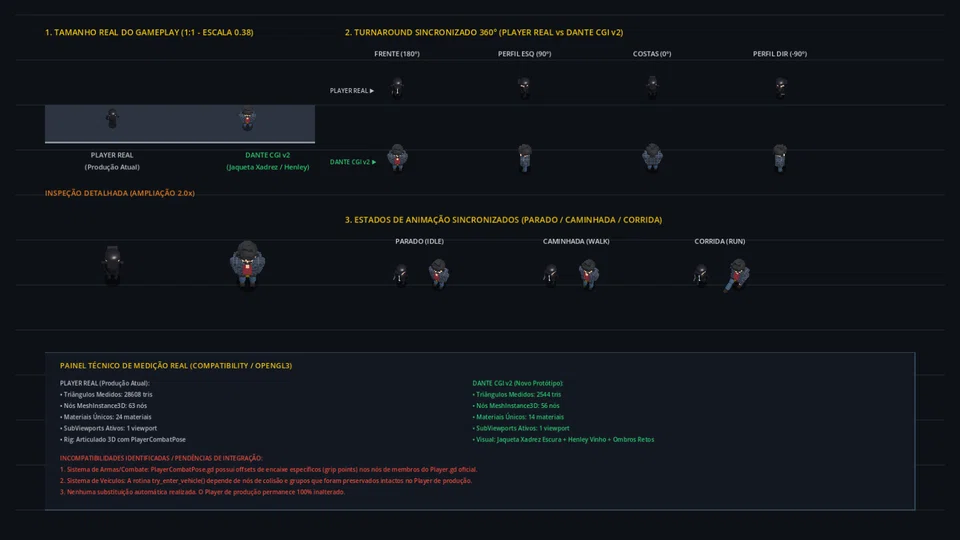
#> input picture tests/dante_animation_comparison.webp, 960 x 540 px
$ python -i meshy_repair_hand_weights.py   (imports and definitions only)
#> lines starting #> are read from the running program, lines starting #| are printed output that depends on the picture
#!/usr/bin/env python3
"""Repara mãos presas ao antebraço em um candidato separado; exige validação visual.

A mão do terno masculino tinha maioria dos dedos pesada em ForeArm, de modo que
girar Hand e fechar dedos pelo limiar Hand >= 0,6 deixava quase toda a mão imóvel.
O reparo usa transição junto ao punho e só curva os vértices recém-elegíveis.
"""
import argparse
import json
from pathlib import Path

import numpy as np
from meshy_shoulder_weights import global_matrices, smoothstep
from meshy_slim_glb import read_glb, read_accessor, append_accessor, collect_garbage, write_glb
from meshy_curl_hands import rotate

MARKER = 'hand_weights_repaired_v1'


def repair(source, destination, degrees=55.0):
    source, destination = Path(source), Path(destination)
    if source.resolve() == destination.resolve():
        raise ValueError('O reparo deve ir para outro arquivo, preservando o original.')
    if destination.exists():
        raise FileExistsError('O destino já existe; escolha outro para preservar evidência.')
    doc, blob = read_glb(source)
    report = {'source': str(source), 'destination': str(destination), 'already_repaired': False, 'sides': []}
    extras = doc.setdefault('asset', {}).setdefault('extras', {})
    if extras.get(MARKER):
        report['already_repaired'] = True
        destination.parent.mkdir(parents=True, exist_ok=True)
        write_glb(destination, doc, blob)
        return report
    if extras.get('hands_curled') != degrees:
        raise ValueError('Este reparo incremental exige a marca hands_curled igual ao ângulo pedido.')
    if len(doc['skins']) != 1 or len(doc['meshes']) != 1 or len(doc['meshes'][0]['primitives']) != 1:
        raise ValueError('O reparo exige um corpo, uma primitive e um skin para evitar alterações ambíguas.')
    matrices = global_matrices(doc)
    skin = doc['skins'][0]
    names = [doc['nodes'][node]['name'].replace('mixamorig_', '').replace('mixamorig:', '')
             for node in skin['joints']]
    attributes = doc['meshes'][0]['primitives'][0]['attributes']
    positions = np.array(read_accessor(doc, blob, attributes['POSITION']))
    normals = np.array(read_accessor(doc, blob, attributes['NORMAL']))
    original_positions, original_normals = positions.copy(), normals.copy()
    scale = 1.76 / np.ptp(positions[:, 1])
    sets = sorted(int(key.split('_')[1]) for key in attributes if key.startswith('JOINTS_'))
    joints = np.concatenate([np.array(read_accessor(doc, blob, attributes[f'JOINTS_{s}']), int)
                             for s in sets], axis=1)
    weights = np.concatenate([np.array(read_accessor(doc, blob, attributes[f'WEIGHTS_{s}']))
                              for s in sets], axis=1)
    original_joints, original_weights = joints.copy(), weights.copy()
    curled_indices = []
    changed_indices = []
    for side in ('Left', 'Right'):
        hand, forearm = [names.index(side + suffix) for suffix in ('Hand', 'ForeArm')]
        hand_origin = matrices[skin['joints'][hand]][:3, 3]
        fore_origin = matrices[skin['joints'][forearm]][:3, 3]
        direction = hand_origin - fore_origin
        direction /= np.linalg.norm(direction)
        offsets = (original_positions - hand_origin) * scale
        axial = offsets @ direction
        radial = np.linalg.norm(offsets - axial[:, None] * direction, axis=1)
        # Dedos devem seguir Hand; a queda radial evita capturar uma superfície vizinha.
        mask = (smoothstep(-0.005, 0.025, axial)
                * (1 - smoothstep(0.080, 0.110, radial))
                * (1 - smoothstep(0.170, 0.200, axial)))
        old_hand = np.sum(np.where(original_joints == hand, original_weights, 0), axis=1)
        old_fore = np.sum(np.where(original_joints == forearm, original_weights, 0), axis=1)
        changed, skipped, transferred = [], 0, 0.0
        for vertex in np.flatnonzero(mask * old_fore > 1e-7):
            slots = np.flatnonzero(joints[vertex] == hand)
            if len(slots):
                target_slot = int(slots[0])
            else:
                available = np.flatnonzero(weights[vertex] < 1e-9)
                if not len(available):
                    skipped += 1
                    continue
                target_slot = int(available[0])
                joints[vertex, target_slot] = hand
            amount = 0.0
            for slot in np.flatnonzero(joints[vertex] == forearm):
                delta = weights[vertex, slot] * mask[vertex]
                weights[vertex, slot] -= delta
                amount += delta
            weights[vertex, target_slot] += amount
            if amount > 0:
                changed.append(int(vertex))
                transferred += float(amount)
        new_hand = np.sum(np.where(joints == hand, weights, 0), axis=1)
        eligible = new_hand >= 0.6
        newly_eligible = eligible & (old_hand < 0.6)
        # A geometria dos elegíveis antigos já foi curvada no import; não dobrá-la novamente.
        length = float(np.max((original_positions[eligible] - hand_origin) @ direction))
        knuckle = 0.42 * length
        hinge = hand_origin + direction * knuckle
        axis = np.cross(direction, np.array([0.0, 0.0, 1.0]))
        axis /= np.linalg.norm(axis)
        curled = []
        for vertex in np.flatnonzero(newly_eligible):
            distance = float((original_positions[vertex] - hand_origin) @ direction)
            fraction = min(max((distance - knuckle) / max(length - knuckle, 1e-6), 0), 1)
            if fraction <= 0:
                continue
            angle = np.radians(degrees) * fraction
            positions[vertex] = hinge + np.array(rotate(original_positions[vertex] - hinge, axis, angle))
            normals[vertex] = rotate(original_normals[vertex], axis, angle)
            curled.append(int(vertex))
        changed_indices.extend(changed)
        curled_indices.extend(curled)
        distal = (axial > 0.025) & (axial < 0.160) & (radial < 0.090)
        report['sides'].append({
            'side': side, 'weights_changed_indices': changed, 'curled_indices': curled,
            'old_eligible_vertices': int((old_hand >= 0.6).sum()),
            'new_eligible_vertices': int(eligible.sum()), 'newly_eligible_vertices': int(newly_eligible.sum()),
            'curled_vertices': len(curled), 'skipped_full_influences': skipped,
            'transferred_weight_total': transferred, 'hand_length_mm': length * scale * 1000,
            'distal_vertices': int(distal.sum()),
            'distal_old_hand_mean': float(old_hand[distal].mean()),
            'distal_new_hand_mean': float(new_hand[distal].mean()),
            'max_geometry_displacement_mm': float(np.linalg.norm(positions[curled] - original_positions[curled], axis=1).max() * scale * 1000) if curled else 0.0,
        })
    assert np.max(np.abs(weights.sum(axis=1) - original_weights.sum(axis=1))) < 1e-6
    assert weights.min() >= -1e-9
    assert np.all((joints == original_joints) | (original_weights < 1e-9))
    untouched = np.ones(len(positions), dtype=bool)
    untouched[curled_indices] = False
    assert np.array_equal(positions[untouched], original_positions[untouched])
    assert np.array_equal(normals[untouched], original_normals[untouched])
    extras[MARKER] = {'degrees': degrees, 'newly_eligible_only': True,
                      'changed_vertices': len(set(changed_indices)), 'curled_vertices': len(set(curled_indices))}
    new_blob = bytearray(blob)
    for offset, set_index in enumerate(sets):
        attributes[f'JOINTS_{set_index}'] = append_accessor(doc, new_blob, [tuple(row) for row in joints[:, offset*4:offset*4+4]], 5123, 'VEC4')
        attributes[f'WEIGHTS_{set_index}'] = append_accessor(doc, new_blob, [tuple(row) for row in weights[:, offset*4:offset*4+4]], 5126, 'VEC4')
    attributes['POSITION'] = append_accessor(doc, new_blob, [tuple(row) for row in positions], 5126, 'VEC3')
    attributes['NORMAL'] = append_accessor(doc, new_blob, [tuple(row) for row in normals], 5126, 'VEC3')
    doc['accessors'][attributes['POSITION']]['min'] = positions.min(axis=0).tolist()
    doc['accessors'][attributes['POSITION']]['max'] = positions.max(axis=0).tolist()
    destination.parent.mkdir(parents=True, exist_ok=True)
    write_glb(destination, doc, collect_garbage(doc, bytes(new_blob)))
    return report


# [15 lines not run here, left out]

>>> import cv2
>>> picture = cv2.imread('../tests/dante_animation_comparison.webp', cv2.IMREAD_GRAYSCALE)
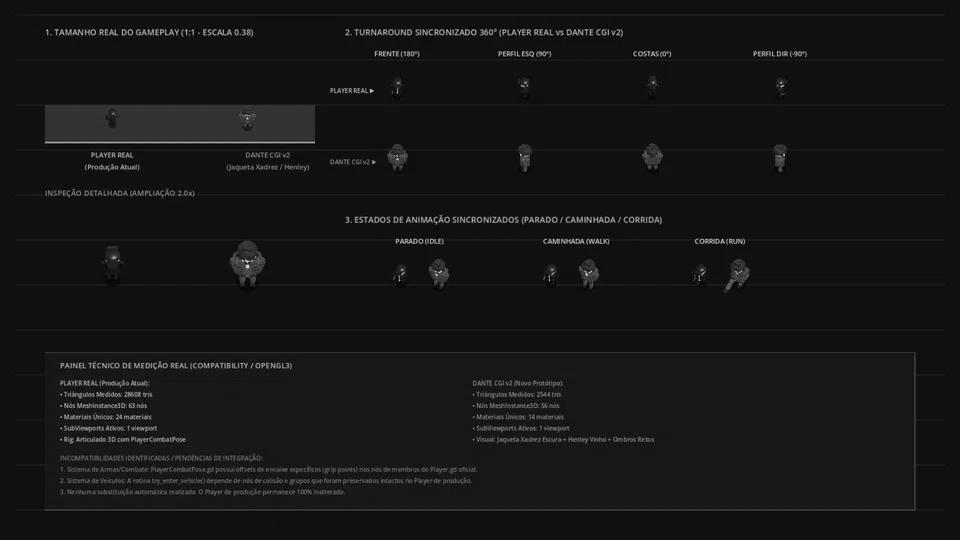
#> picture: shape (540, 960); min 0, max 230, mean 21.8
>>> result = repair(picture, 'out.png')
#> (the run stopped early here; a loop or call above may not have finished)
